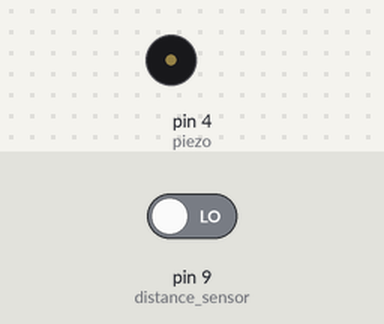
This sketch was run on a simulated Arduino Uno, built with avr-gcc and run on an emulated ATmega328P. Parts: buzzer (waves = sounding, pin HIGH). Inputs (shaded band) come from the test bench; at power-on: pin 9 (distance_sensor) LOW.

Above: at 1.2 s.
1.3 s: pin 9 (distance_sensor) driven HIGH
At 2.5 s:
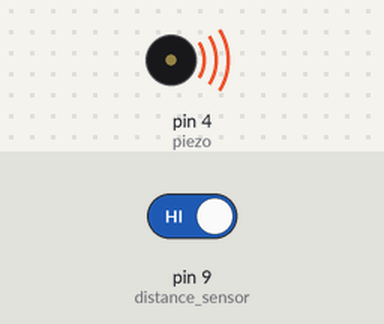
2.8 s: pin 9 (distance_sensor) driven LOW
At 3.6 s:
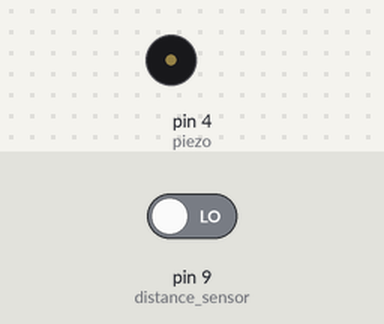
Timing chart, 0 to 5.8 s (numbered marks = the images above; inputs shaded):
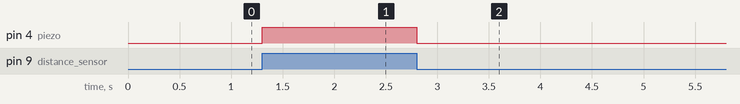

Measured:
- after the input at 1.3 s, pin 4 (piezo): LOW → HIGH at once
- after the input at 2.8 s, pin 4 (piezo): HIGH → LOW at once

The sketch:

piezo_distance_sensor.ino
```cpp
#define piezo 4
#define distance_sensor 9

void setup() {
  pinMode(piezo,OUTPUT);
}

void loop() {
  if(digitalRead(distance_sensor)==1){
    digitalWrite(piezo,HIGH);
  }else{
    digitalWrite(piezo,LOW);
  }
}
```
